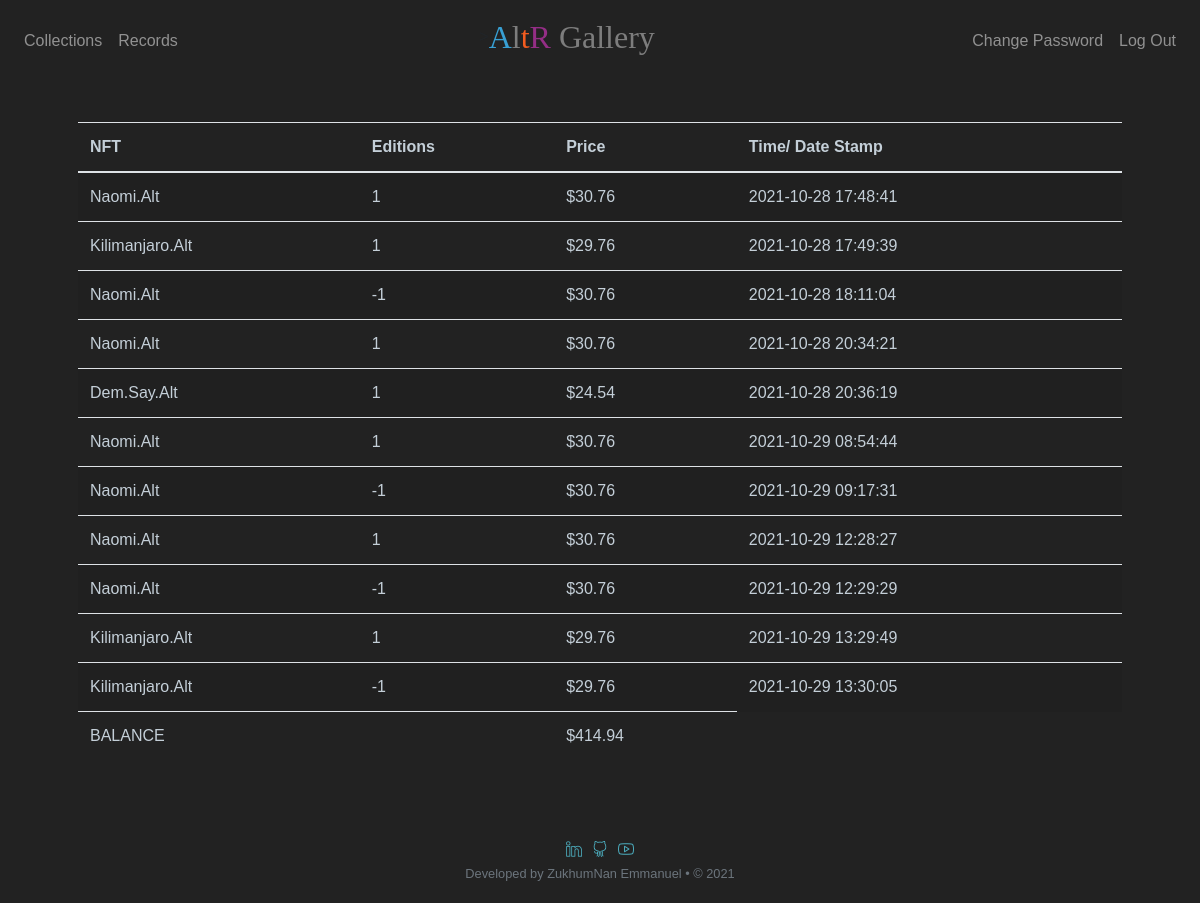
/records (signed in), run on the app's committed database.
### tables this page shows
CREATE TABLE 'purchases' (
    'id' INTEGER PRIMARY KEY AUTOINCREMENT NOT NULL,
    'user_id' INTEGER NOT NULL,
    "NFT" TEXT NOT NULL,
    'price' NUMERIC NOT NULL,
    "edition" INTEGER NOT NULL,
    'transaction' TIMESTAMP DEFAULT CURRENT_TIMESTAMP NOT NULL,
    FOREIGN KEY(user_id) REFERENCES users(id)
);

### app.py (the view)
@app.route("/records")
@login_required
def records():
    rows = db.execute("""SELECT *
                            FROM purchases
                            WHERE user_id = :user_id;""",
                            user_id=session["user_id"])
    portfolio = []
    total_cash = 0
    for row in rows:
        portfolio.append({
            "NFT": row["NFT"],
            "edition": row["edition"],
            "price": usd(row["price"]),
            "transacted": row["transaction"]
        })
    rows = db.execute("SELECT cash FROM users WHERE id=:user_id", user_id=session["user_id"])
    total_cash += rows[0]["cash"]
    return render_template("records.html", purchases=portfolio, cash=usd(rows[0]["cash"]), total=usd(total_cash))

### app.py (called while the page is built)
@app.after_request
def after_request(response):
    response.headers["Cache-Control"] = "no-cache, no-store, must-revalidate"
    response.headers["Expires"] = 0
    response.headers["Pragma"] = "no-cache"
    return response

### helpers.py (called while the page is built)
def login_required(f):
    @wraps(f)
    def decorated_function(*args, **kwargs):
        if session.get("user_id") is None:
            return redirect("/login")
        return f(*args, **kwargs)
    return decorated_function

def usd(value):
    return f"${value:,.2f}"

### templates/records.html (shortened to what this page needs)
{% extends "layout.html" %}
{% block main %}
    <table class="table table-striped f_main" style="width:100%">
        <thead style="color: rgb(196, 207, 216);">
            <tr>
              <th>NFT</th>
              <th>Editions</th>
              <th>Price</th>
              <th>Time/ Date Stamp</th>
            </tr>
        </thead>
        <tbody style="color: rgb(196, 207, 216);">
            {% for portfolio in purchases %}
            <tr>
                <td>{{ portfolio.NFT }}</td>
                <td>{{ portfolio.edition }}</td>
                <td>{{ portfolio.price }}</td>
                <td>{{ portfolio.transacted }}</td>
            </tr>
            {% endfor %}
            <tr>
                <td colspan="2">BALANCE</td>
                <td>{{ cash }}</td>
            </tr>
        </tbody>
    </table>
{% endblock %}

### templates/layout.html (shortened to what this page needs)
<!DOCTYPE html>
<html lang="en">
    <head>
        <link rel="stylesheet" href="https://cdn.jsdelivr.net/npm/bootstrap@4.5.3/dist/css/bootstrap.min.css">
        <link href="/static/styles.css" rel="stylesheet">
        <link href="http://fonts.cdnfonts.com/css/anurati" rel="stylesheet">
        <link href="/static/simple-line-icons/css/simple-line-icons.css" rel="stylesheet" type="text/css">
    </head>
    <body>
        <nav class="navbar navbar-expand-md navbar-dark bg " style="background-color: #222;">
            <div class="collapse navbar-collapse" id="navbar">
                {% if session.user_id %}
                    <ul class="navbar-nav mr-auto mt-2">
                        <li class="nav-item"><a class="nav-link" href="/collections">Collections</a></li>
                        <li class="nav-item"><a class="nav-link" href="/records">Records</a></li>
                    </ul>
            </div>>
            <div class="pss"><a style= 'font-family: Anurati;' class="navbar-brand" href="/"><span class="blue">A</span><span class="red">l</span><span class="yellow">t</span><span class="green">R</span> <span class="red">Gallery</span></a></div>
            <div class="collapse navbar-collapse" id="navbar">
                    <ul class="navbar-nav ml-auto mt-2">
                        <li class="nav-item"><a class="nav-link" href="/settings">Change Password</a></li>
                        <li class="nav-item"><a class="nav-link" href="/logout">Log Out</a></li>
                    </ul>
                {% else %}
                    <ul class="navbar-nav ml-auto mt-2">
                        <li class="nav-item"><a class="nav-link" href="/register">Register</a></li>
                        <li class="nav-item"><a class="nav-link" href="/login">Log In</a></li>
                    </ul>
                {% endif %}
            </div>
        </nav>
        <main class="container p-5">
            {% block main %}{% endblock %}
        </main>
        <footer class="text-center text-muted space" style="font-family: 'helvetica', sans-serif;">
            <div class="row d-flex justify-content-center flex-nowrap">
                <ul class="list-inline row">
                    <li><a href="https://www.linkedin.com/in/zukhumnan-emmanuel-a1629b85/" target="_blank" class="social-icons"><i class="icon-social-linkedin"></i></a></li>
                    <li><a href="https://github.com/zukemon" target="_blank" class="social-icons"><i class="icon-social-github"></i></a></li>
                    <li><a href="https://www.youtube.com/channel/UC_Ek7-acBpjqBPV4Pr9Yv0A" target="_blank" class="social-icons"><i class="icon-social-youtube"></i></a></li>
                </ul>
            </div>
            <div class="small text-center text-muted space">
                Developed by ZukhumNan Emmanuel • © 2021
            </div>
        </footer>
    </body>
</html>

### static/styles.css (style rules this page uses)
nav .navbar-brand { font-size: xx-large; }
nav .navbar-brand .blue { color: #38a0d4; }
nav .navbar-brand .red { color: #7d7d7d; }
nav .navbar-brand .yellow { color: #f35c20; }
nav .navbar-brand .green { color: #942e86; }
.navbar-nav.mr-auto.mt-2 li a { -webkit-highlight-color: aqua; }
main { overflow-x: auto; text-align: center; }
.f_main { overflow-x: auto; text-align: left; }
body { font-family: 'Anurati', sans-serif !important; background-color: #222; }
:root { color-scheme: light dark; --background-color: #fff; --secondary-background-color: #f7f7f7; --color-blue: #049EF4; --text-color: #444; --secondary-text-color: #9e9e9e; --font-size: 16px; --line-height: 26px; --border-style: 1px solid #E8E8E8; --header-height: 48px; --panel-width: 300px; --panel-padding: 16px; --icon-size: 20px; }
.space { margin-bottom : 20px; }
.list-inline { padding-left: 0; margin-left: -5px; list-style: none; }
[class^="icon"] { width: 50px; height: 50px; position: relative; top: 15px; margin-right: 10px; fill: #fff; color:rgb(76, 172, 189); }

### data on the page
purchases: NFT "Naomi.Alt", edition "1", price "$30.76", transacted "2021-10-28 17:48:41"
purchases: NFT "Kilimanjaro.Alt", edition "1", price "$29.76", transacted "2021-10-28 17:49:39"
purchases: NFT "Naomi.Alt", edition "-1", price "$30.76", transacted "2021-10-28 18:11:04"
purchases: NFT "Naomi.Alt", edition "1", price "$30.76", transacted "2021-10-28 20:34:21"
purchases: NFT "Dem.Say.Alt", edition "1", price "$24.54", transacted "2021-10-28 20:36:19"
purchases: NFT "Naomi.Alt", edition "1", price "$30.76", transacted "2021-10-29 08:54:44"
purchases: NFT "Naomi.Alt", edition "-1", price "$30.76", transacted "2021-10-29 09:17:31"
purchases: NFT "Naomi.Alt", edition "1", price "$30.76", transacted "2021-10-29 12:28:27"
purchases: NFT "Naomi.Alt", edition "-1", price "$30.76", transacted "2021-10-29 12:29:29"
purchases: NFT "Kilimanjaro.Alt", edition "1", price "$29.76", transacted "2021-10-29 13:29:49"
purchases: NFT "Kilimanjaro.Alt", edition "-1", price "$29.76", transacted "2021-10-29 13:30:05"

### other printed values
{{ cash }} "$414.94"
